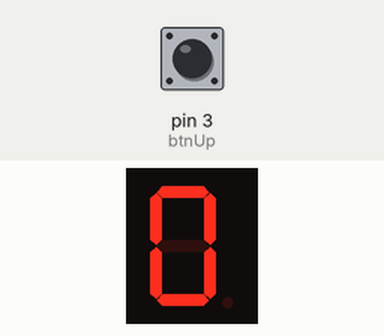
Recording of a sketch running on a simulated Arduino Uno, built with avr-gcc and run on an emulated ATmega328P. Parts: 1-digit seven-segment display. Wiring (inferred from the names in the program): 1-digit 7-segment display, segments lit when LOW: segments pin 7, pin 6, pin 5, pin 11, pin 10, pin 8, pin 9, pin 4. Inputs (shaded band) come from the test bench; at power-on: pin 3 (btnUp) HIGH. The segment pins are drawn as the display they are named for.

Above: at 1.2 s.
1.3 s: pin 3 (btnUp) pulled LOW for 0.15 s
At 2.6 s:
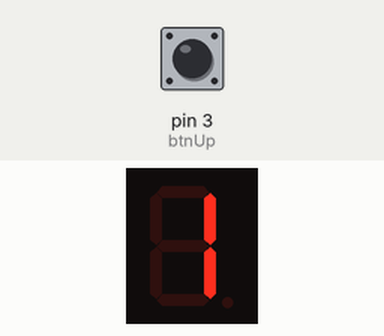
3.1 s: pin 3 (btnUp) pulled LOW for 1 s
At 4.0 s:
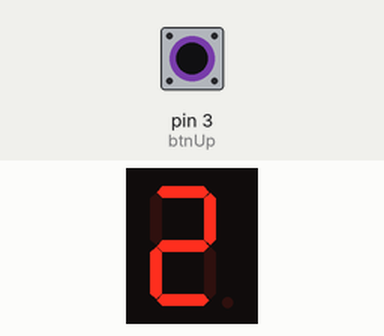
5.6 s: pin 3 (btnUp) pulled LOW for 0.15 s
At 7.1 s:
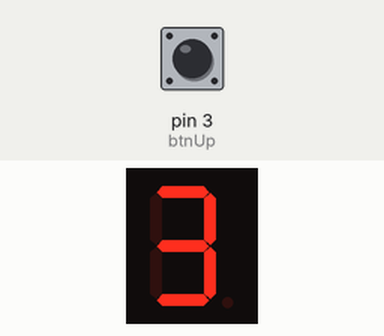
7.4 s: pin 3 (btnUp) pulled LOW for 1 s
At 8.5 s:
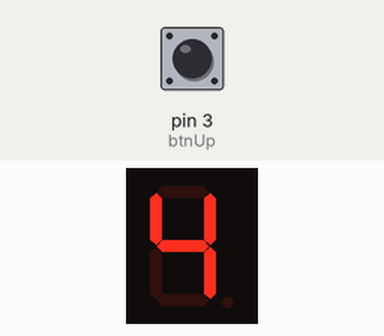
Timing chart, 0 to 10.4 s (numbered marks = the images above; inputs shaded):
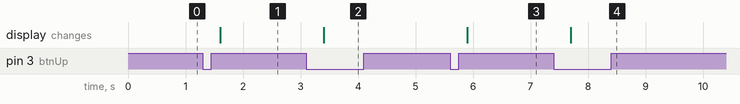

Measured:
- after the input at 1.3 s, the display: changes after 0.30 s (image 1)
- after the input at 3.1 s, the display: changes after 0.30 s (image 2)
- after the input at 5.6 s, the display: changes after 0.30 s (image 3)
- after the input at 7.4 s, the display: changes after 0.30 s (image 4)

The sketch:

modul2-counterpushbutton.ino
```cpp
#include <Arduino.h>

// ============================== PIN ==============================
const int segmentPins[8] = {7, 6, 5, 11, 10, 8, 9, 4};
// a b c d e f g dp

const int btnUp = 3;

// ============================== DATA ==============================
// CC: 1 = ON, 0 = OFF
byte digitPattern[16][8] = {
  {1,1,1,1,1,1,0,0}, //0
  {0,1,1,0,0,0,0,0}, //1
  {1,1,0,1,1,0,1,0}, //2
  {1,1,1,1,0,0,1,0}, //3
  {0,1,1,0,0,1,1,0}, //4
  {1,0,1,1,0,1,1,0}, //5
  {1,0,1,1,1,1,1,0}, //6
  {1,1,1,0,0,0,0,0}, //7
  {1,1,1,1,1,1,1,0}, //8
  {1,1,1,1,0,1,1,0}, //9
  {1,1,1,0,1,1,1,0}, //A
  {0,0,1,1,1,1,1,0}, //b
  {1,0,0,1,1,1,0,0}, //C
  {0,1,1,1,1,0,1,0}, //d
  {1,0,0,1,1,1,1,0}, //E
  {1,0,0,0,1,1,1,0}  //F
};

int currentDigit = 0;

// state sebelumnya (untuk edge detection)
bool lastUpState = HIGH;

// ============================== FUNCTION ==============================
void displayDigit(int num)
{
  for(int i=0; i<8; i++)
  {
    digitalWrite(segmentPins[i], !digitPattern[num][i]);
  }
}

// ============================== SETUP ==============================
void setup()
{
  for(int i=0; i<8; i++)
  {
    pinMode(segmentPins[i], OUTPUT);
  }

  pinMode(btnUp, INPUT_PULLUP);

  displayDigit(currentDigit);
}

// ============================== LOOP ==============================
void loop()
{
  bool upState = digitalRead(btnUp);

  // ========== UP (maju) ==========
  if(lastUpState == HIGH && upState == LOW)
  {
    delay(300);
    currentDigit++;
    if(currentDigit > 15) currentDigit = 0;
    displayDigit(currentDigit);
  }

  lastUpState = upState;
}
```
